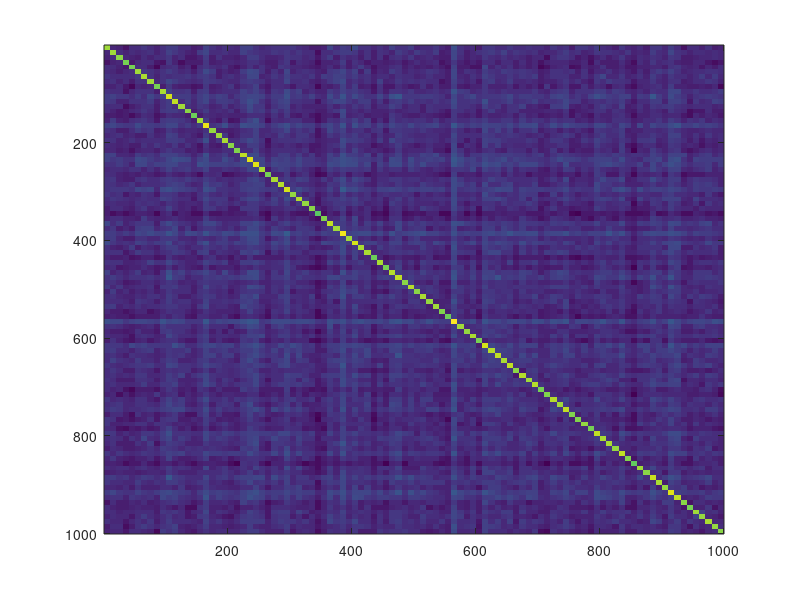
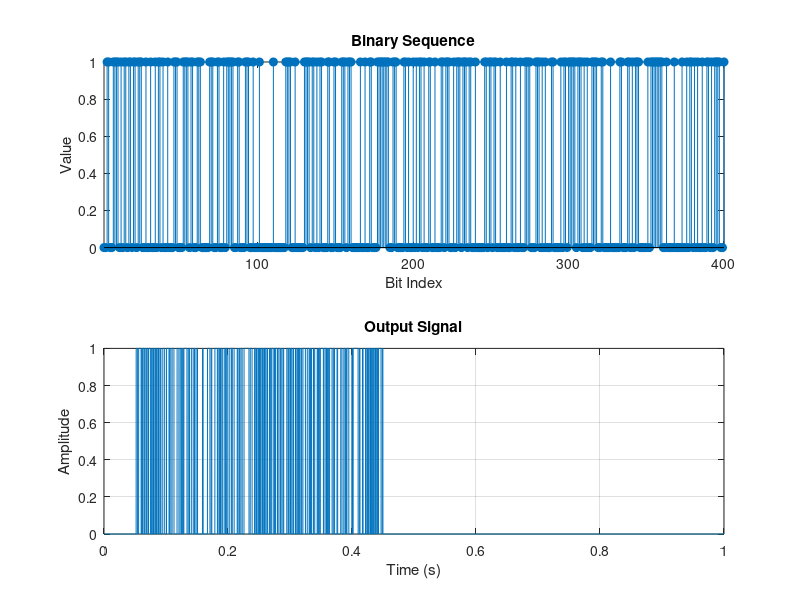

The MATLAB script that drew these images, in order:
close all;
% Parameters
fs = 10000;               % Sampling frequency (Hz)
total_duration = 1;
t = 0:1/fs:total_duration;           % Time vector (1 second duration)
pulse_duration = 0.001;   % Duration of each pulse (seconds)
pulse_step = 0.001;
bit_rate = 1/pulse_step
pulse_amplitude = 1;    % Amplitude of the pulse
start_of_everything = 0.05;
sequence_len = 400;
sigma = pulse_duration / 4;
% Rectangular pulse shape
pulse_shape = ones(1,floor(pulse_duration*fs));
int_step = floor(pulse_step*fs);
int_start = floor(start_of_everything*fs);
pulse_duration*fs
num_out_samples = 1000;
matrix_of_result = zeros(num_out_samples,num_out_samples);

for rep = 1:1000
binary_sequence = randi([0, 1], 1, sequence_len);
modulation_signal = binary_sequence*2-1;

% Initialize the output signal
output_signal = zeros(1, length(t));

% Loop over the binary sequence
for i = 1:length(binary_sequence)

      % Time vector for the pulse position
      pulse_start = int_start + (i-1)*int_step;  % Start time for the pulse
      pulse_end = pulse_start + length(pulse_shape); % End time for the pulse

      % Add the pulse shape to the output signal
      output_signal(pulse_start:pulse_end-1)=output_signal(pulse_start:pulse_end-1)+binary_sequence(i)*pulse_shape;

end

matrix_of_result =matrix_of_result+ (output_signal(int_start:int_start+num_out_samples-1).')*output_signal(int_start:int_start+num_out_samples-1);
end
imagesc(matrix_of_result)

% Plot the results
figure;
subplot(2, 1, 1);
stem(binary_sequence, 'filled');
title('Binary Sequence');
xlabel('Bit Index');
ylabel('Value');
axis tight;

subplot(2, 1, 2);
plot(t, output_signal);
title('Output Signal');
xlabel('Time (s)');
ylabel('Amplitude');
axis tight;

grid on;

f_cut = 1/pulse_step/2;

if (false)
% Compute and plot the spectrum
N = length(output_signal);
f = (0:N-1) * (fs/N);         % Frequency vector
sp = fft(output_signal);
Y = 20*log10(abs(sp+1e-2));
sp(f>f_cut & f<fs-f_cut)=0;
figure;
subplot(2, 1, 1);
plot(f, Y);
hold on;
plot(f,20*log10(abs(sp+1e-2)));
title('Spectrum of Output Signal');
xlabel('Frequency (Hz)');
ylabel('Magnitude,dB');
axis tight;
grid on;



filtered_signal = ifft(sp);

% Plot the distorted output signal
subplot(2, 1, 2);
plot(t, filtered_signal);
hold on;
plot(t,output_signal);
title('Distorted Output Signal after Bandlimiting');
xlabel('Time (s)');
ylabel('Amplitude');
axis tight;
grid on;
figure;
plot(output_signal,filtered_signal,'+')
endif


